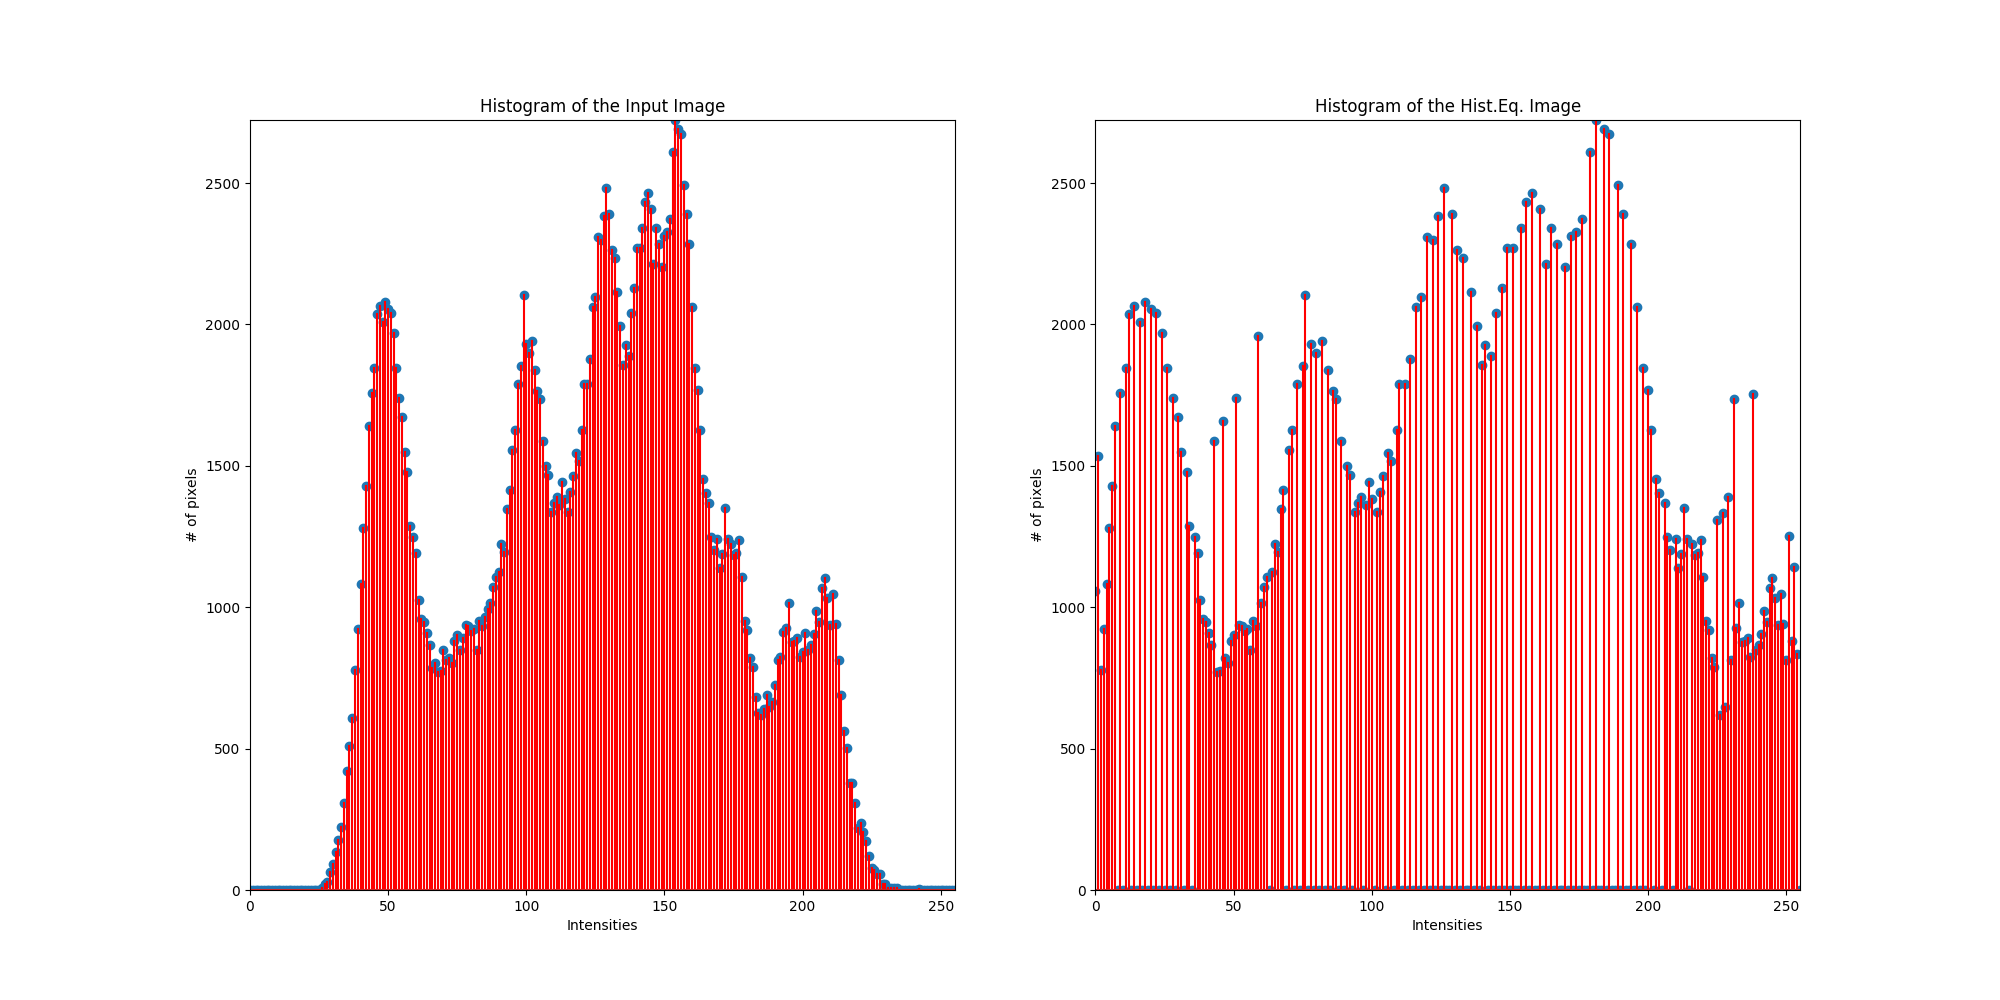

Here is the Python script that generated this plot:
import sys
import numpy as np
from PIL import Image
import matplotlib.pyplot as plt

source = Image.open(sys.argv[1])
pixels = np.asarray(source)
pixels_1D = np.ravel(pixels)
pixels_1D.flags.writeable = True

s = source.histogram()
t = range(0,256,1)

plt.figure(figsize=(20,10))

plt.subplot(1,2,1)
plt.stem(t,s,'r-')
plt.xlabel('Intensities')
plt.ylabel('# of pixels')
plt.xlim((0,255))
plt.ylim((0,np.amax(s)))
plt.title('Histogram of the Input Image')

length = len(pixels_1D)

def setTotalFrequency(pixel):
    frequency = 0
    for y in range(pixels_1D[pixel]):
        frequency = frequency + s[y]
    return frequency    

for x in range(length):
    frequency = setTotalFrequency(x)
    pixels_1D[x] = (255*frequency)/length
    
source.putdata(pixels_1D)
s = source.histogram()                       

plt.subplot(1,2,2)
plt.stem(t,s,'r-') 
plt.xlabel('Intensities')
plt.ylabel('# of pixels')
plt.xlim((0,255))
plt.ylim((0,np.amax(s)))
plt.title('Histogram of the Hist.Eq. Image')
plt.savefig('histogram1 and histogram2.png')
source.save('Enhanced-Image.png', 'PNG')
